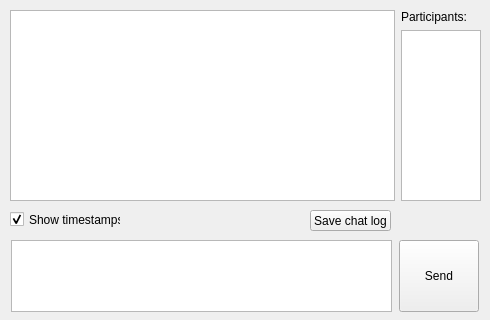
<?xml version="1.0" encoding="UTF-8"?>
<ui version="4.0">
 <class>ChatWindow</class>
 <widget class="QMainWindow" name="ChatWindow">
  <property name="geometry">
   <rect>
    <x>0</x>
    <y>0</y>
    <width>490</width>
    <height>320</height>
   </rect>
  </property>
  <property name="windowTitle">
   <string>MainWindow</string>
  </property>
  <widget class="QWidget" name="centralwidget">
   <widget class="QWidget" name="layoutWidget">
    <property name="geometry">
     <rect>
      <x>10</x>
      <y>240</y>
      <width>471</width>
      <height>72</height>
     </rect>
    </property>
    <layout class="QHBoxLayout" name="horizontalLayout">
     <property name="spacing">
      <number>6</number>
     </property>
     <property name="rightMargin">
      <number>0</number>
     </property>
     <item>
      <widget class="KeyEventTextEdit" name="teMessage">
       <property name="maximumSize">
        <size>
         <width>381</width>
         <height>16777215</height>
        </size>
       </property>
      </widget>
     </item>
     <item>
      <widget class="QPushButton" name="btnSend">
       <property name="sizePolicy">
        <sizepolicy hsizetype="Maximum" vsizetype="Expanding">
         <horstretch>0</horstretch>
         <verstretch>0</verstretch>
        </sizepolicy>
       </property>
       <property name="maximumSize">
        <size>
         <width>80</width>
         <height>16777215</height>
        </size>
       </property>
       <property name="text">
        <string>Send</string>
       </property>
      </widget>
     </item>
    </layout>
   </widget>
   <widget class="QCheckBox" name="cbTimestamps">
    <property name="geometry">
     <rect>
      <x>10</x>
      <y>210</y>
      <width>111</width>
      <height>19</height>
     </rect>
    </property>
    <property name="text">
     <string>Show timestamps</string>
    </property>
    <property name="checked">
     <bool>true</bool>
    </property>
    <property name="tristate">
     <bool>false</bool>
    </property>
   </widget>
   <widget class="QPushButton" name="btnSaveLog">
    <property name="geometry">
     <rect>
      <x>310</x>
      <y>210</y>
      <width>81</width>
      <height>21</height>
     </rect>
    </property>
    <property name="text">
     <string>Save chat log</string>
    </property>
   </widget>
   <widget class="QWidget" name="">
    <property name="geometry">
     <rect>
      <x>10</x>
      <y>10</y>
      <width>471</width>
      <height>191</height>
     </rect>
    </property>
    <layout class="QHBoxLayout" name="horizontalLayout_2">
     <property name="sizeConstraint">
      <enum>QLayout::SetDefaultConstraint</enum>
     </property>
     <item>
      <widget class="QTextBrowser" name="tbSentMessages">
       <property name="sizePolicy">
        <sizepolicy hsizetype="MinimumExpanding" vsizetype="Expanding">
         <horstretch>0</horstretch>
         <verstretch>0</verstretch>
        </sizepolicy>
       </property>
       <property name="html">
        <string>&lt;!DOCTYPE HTML PUBLIC &quot;-//W3C//DTD HTML 4.0//EN&quot; &quot;http://www.w3.org/TR/REC-html40/strict.dtd&quot;&gt;
&lt;html&gt;&lt;head&gt;&lt;meta name=&quot;qrichtext&quot; content=&quot;1&quot; /&gt;&lt;style type=&quot;text/css&quot;&gt;
p, li { white-space: pre-wrap; }
&lt;/style&gt;&lt;/head&gt;&lt;body style=&quot; font-family:'MS Shell Dlg 2'; font-size:8.25pt; font-weight:400; font-style:normal;&quot;&gt;
&lt;p style=&quot;-qt-paragraph-type:empty; margin-top:0px; margin-bottom:0px; margin-left:0px; margin-right:0px; -qt-block-indent:0; text-indent:0px;&quot;&gt;&lt;br /&gt;&lt;/p&gt;&lt;/body&gt;&lt;/html&gt;</string>
       </property>
      </widget>
     </item>
     <item>
      <layout class="QVBoxLayout" name="verticalLayout">
       <property name="spacing">
        <number>6</number>
       </property>
       <property name="leftMargin">
        <number>0</number>
       </property>
       <item>
        <widget class="QLabel" name="lbUsersHeader">
         <property name="text">
          <string>Participants:</string>
         </property>
        </widget>
       </item>
       <item>
        <widget class="QTextBrowser" name="tbUserList">
         <property name="sizePolicy">
          <sizepolicy hsizetype="Fixed" vsizetype="Expanding">
           <horstretch>0</horstretch>
           <verstretch>0</verstretch>
          </sizepolicy>
         </property>
         <property name="maximumSize">
          <size>
           <width>80</width>
           <height>16777215</height>
          </size>
         </property>
         <property name="lineWrapMode">
          <enum>QTextEdit::NoWrap</enum>
         </property>
        </widget>
       </item>
      </layout>
     </item>
    </layout>
   </widget>
  </widget>
 </widget>
 <customwidgets>
  <customwidget>
   <class>KeyEventTextEdit</class>
   <extends>QTextEdit</extends>
   <header>keyeventtextedit.h</header>
  </customwidget>
 </customwidgets>
 <resources/>
 <connections/>
</ui>
